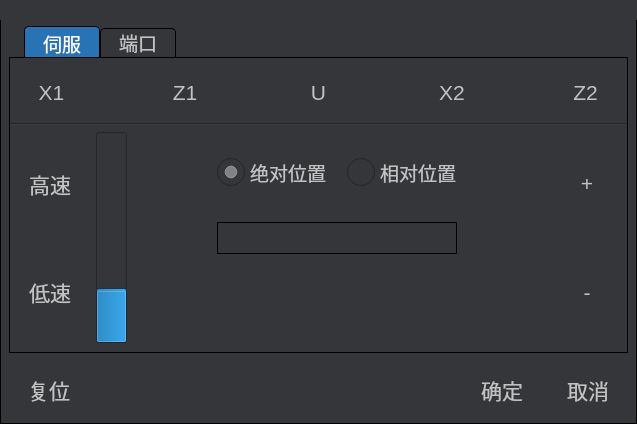
<?xml version="1.0" encoding="UTF-8"?>
<ui version="4.0">
 <class>Dlg_Manu</class>
 <widget class="QDialog" name="Dlg_Manu">
  <property name="geometry">
   <rect>
    <x>0</x>
    <y>0</y>
    <width>637</width>
    <height>424</height>
   </rect>
  </property>
  <property name="windowTitle">
   <string>Dialog</string>
  </property>
  <property name="styleSheet">
   <string notr="true">*{
font: 14pt;
font-family: &quot;微软雅黑&quot;;
}

QWidget {
color: #c2c2c3;
background: #343639;
}

QDialog {
border:1px solid black;
border-radius:1px;
}

#titleFrame {
border: no;
min-height: 20px;
background: url(&quot;:/Res/image/title_bar.png&quot;);
}

QTabWidget {
outline: no;
}

QTabWidget::tab-bar {
	left: 15px;
}

QTabWidget::pane {
border: 1px solid black;
}

QTabBar::tab{
background: #343639;
border: 1px solid black;
border-bottom-color: #343639; 
border-top-left-radius: 4px;
border-top-right-radius: 4px;
min-width: 70px;
padding: 2px;
min-height: 15px;
}

QTabBar::tab:selected{
color: white;
outline: no;
padding-top: 4px;
background: #2773b4;
border-bottom: #2773b4;
}

QTabBar::tab:!selected {
 margin-top: 2px; /* make non-selected tabs look smaller */

}

#ServoFrame {
border: no;
}

QPushButton {
border: no;
font: 16pt;
outline: no;
min-width: 80px;
min-height: 50px;
image: url(&quot;:/Res/image/button_80x50_normal.png&quot;);
}

QPushButton:pressed {
color: black;
font: 16pt;
border: no;
min-width: 80px;
min-height: 50px;
image: url(&quot;:/Res/image/button_80x50_active.png&quot;);
}
/*
QPushButton {
border: no;
outline: no;
min-width: 50px;
min-height: 50px;
image: url(&quot;:/Res/image/button_50x50_normal.png&quot;);
}

QPushButton:pressed {
color: black;
border: no;
min-width: 50px;
min-height: 50px;
image: url(&quot;:/Res/image/button_50x50_active.png&quot;);
}
*/
QPushButton:checked {
color: black;
border: no;
min-width: 80px;
min-height: 50px;
image: url(&quot;:/Res/image/button_80x50_active.png&quot;);
}

QPushButton[objectName=&quot;btnRun&quot;] {
border: no;
min-width: 80px;
min-height: 50px;
image: url(&quot;:/Res/image/btn_manual_run_80x50_normal.png&quot;);
}

QPushButton[objectName=&quot;btnRun&quot;]:pressed {
color: black;
border: no;
min-width: 80px;
min-height: 50px;
image: url(&quot;:/Res/image/btn_manual_run_80x50_active.png&quot;);
}

QPushButton[objectName=&quot;btnRun&quot;]:checked {
color: black;
border: no;
min-width: 80px;
min-height: 50px;
image: url(&quot;:/Res/image/btn_manual_run_80x50_active.png&quot;);
}

QPushButton[objectName=&quot;btnStp&quot;] {
border: no;
min-width: 80px;
min-height: 50px;
image: url(&quot;:/Res/image/btn_manual_stop_80x50_normal.png&quot;);
}

QPushButton[objectName=&quot;btnStp&quot;]:pressed {
color: black;
border: no;
min-width: 80px;
min-height: 50px;
image: url(&quot;:/Res/image/btn_manual_stop_80x50_active.png&quot;);
}

QPushButton[objectName=&quot;btnOk&quot;] {
border: no;
min-width: 80px;
min-height: 50px;
image: url(&quot;:/Res/image/button_80x50_normal.png&quot;);
}

QPushButton[objectName=&quot;btnOk&quot;]:pressed {
color: black;
border: no;
min-width: 80px;
min-height: 50px;
image: url(&quot;:/Res/image/button_80x50_active.png&quot;);
}

QLineEdit {
color: black;
background: qlineargradient(
  x1:0, y1:0, x2:0, y2:1,
  stop:0 gray,
  stop: 0.2 white
  stop:1 white
 );
border-radius: 1px;
border: 1px solid black;
min-height: 30px;
width: 150px
}

QGroupBox {
border: 1px solid black;
border-radius: 1px
}

QCheckBox {
outline: no;
     spacing: 5px;
}

QCheckBox::indicator {
     width: 50px;
     height: 40px;
}

QCheckBox::indicator:unchecked {
     image: url(&quot;:/Res/image/btn_cb_slider_45x30_off.png&quot;);
}

QCheckBox::indicator:checked {
     image: url(&quot;:/Res/image/btn_cb_slider_45x30_on.png&quot;);
}

QRadioButton {
outline: no;
spacing: 5px;
}

QRadioButton::indicator {
     width: 28px;
     height: 28px;
}

QRadioButton::indicator:unchecked {
     image: url(&quot;:/Res/image/btn_rb_28x28_off.png&quot;);
}

QRadioButton::indicator:checked {
     image: url(&quot;:/Res/image/btn_rb_28x28_on.png&quot;);
}</string>
  </property>
  <layout class="QVBoxLayout" name="verticalLayout_8">
   <property name="spacing">
    <number>6</number>
   </property>
   <property name="margin">
    <number>0</number>
   </property>
   <item>
    <widget class="QFrame" name="titleFrame">
     <property name="frameShape">
      <enum>QFrame::StyledPanel</enum>
     </property>
     <property name="frameShadow">
      <enum>QFrame::Raised</enum>
     </property>
    </widget>
   </item>
   <item>
    <layout class="QVBoxLayout" name="verticalLayout_7">
     <property name="leftMargin">
      <number>9</number>
     </property>
     <property name="rightMargin">
      <number>9</number>
     </property>
     <property name="bottomMargin">
      <number>9</number>
     </property>
     <item>
      <widget class="QTabWidget" name="tabWidget">
       <property name="currentIndex">
        <number>0</number>
       </property>
       <widget class="QWidget" name="tab_servo">
        <attribute name="title">
         <string>伺服</string>
        </attribute>
        <layout class="QVBoxLayout" name="verticalLayout_5">
         <property name="leftMargin">
          <number>0</number>
         </property>
         <property name="rightMargin">
          <number>0</number>
         </property>
         <item>
          <layout class="QVBoxLayout" name="verticalLayout_4" stretch="0,0,1">
           <item>
            <layout class="QHBoxLayout" name="horizontalLayout">
             <property name="spacing">
              <number>50</number>
             </property>
             <property name="leftMargin">
              <number>0</number>
             </property>
             <item>
              <widget class="QPushButton" name="btnServoX">
               <property name="sizePolicy">
                <sizepolicy hsizetype="Minimum" vsizetype="Minimum">
                 <horstretch>0</horstretch>
                 <verstretch>0</verstretch>
                </sizepolicy>
               </property>
               <property name="minimumSize">
                <size>
                 <width>80</width>
                 <height>50</height>
                </size>
               </property>
               <property name="text">
                <string>X1</string>
               </property>
               <property name="checkable">
                <bool>true</bool>
               </property>
               <property name="checked">
                <bool>false</bool>
               </property>
              </widget>
             </item>
             <item>
              <widget class="QPushButton" name="btnServoY1">
               <property name="sizePolicy">
                <sizepolicy hsizetype="Minimum" vsizetype="Minimum">
                 <horstretch>0</horstretch>
                 <verstretch>0</verstretch>
                </sizepolicy>
               </property>
               <property name="text">
                <string>Z1</string>
               </property>
               <property name="checkable">
                <bool>true</bool>
               </property>
              </widget>
             </item>
             <item>
              <widget class="QPushButton" name="btnServoZ1">
               <property name="enabled">
                <bool>true</bool>
               </property>
               <property name="sizePolicy">
                <sizepolicy hsizetype="Minimum" vsizetype="Minimum">
                 <horstretch>0</horstretch>
                 <verstretch>0</verstretch>
                </sizepolicy>
               </property>
               <property name="text">
                <string>U</string>
               </property>
               <property name="checkable">
                <bool>true</bool>
               </property>
              </widget>
             </item>
             <item>
              <widget class="QPushButton" name="btnServoY2">
               <property name="enabled">
                <bool>true</bool>
               </property>
               <property name="sizePolicy">
                <sizepolicy hsizetype="Minimum" vsizetype="Minimum">
                 <horstretch>0</horstretch>
                 <verstretch>0</verstretch>
                </sizepolicy>
               </property>
               <property name="text">
                <string>X2</string>
               </property>
               <property name="checkable">
                <bool>true</bool>
               </property>
              </widget>
             </item>
             <item>
              <widget class="QPushButton" name="btnServoZ2">
               <property name="enabled">
                <bool>true</bool>
               </property>
               <property name="sizePolicy">
                <sizepolicy hsizetype="Minimum" vsizetype="Minimum">
                 <horstretch>0</horstretch>
                 <verstretch>0</verstretch>
                </sizepolicy>
               </property>
               <property name="text">
                <string>Z2</string>
               </property>
               <property name="checkable">
                <bool>true</bool>
               </property>
              </widget>
             </item>
            </layout>
           </item>
           <item>
            <widget class="Line" name="line_2">
             <property name="orientation">
              <enum>Qt::Horizontal</enum>
             </property>
            </widget>
           </item>
           <item>
            <layout class="QHBoxLayout" name="horizontalLayout_3">
             <property name="leftMargin">
              <number>0</number>
             </property>
             <property name="rightMargin">
              <number>0</number>
             </property>
             <item>
              <layout class="QVBoxLayout" name="verticalLayout_2">
               <property name="leftMargin">
                <number>0</number>
               </property>
               <item>
                <widget class="QPushButton" name="btnSpeedHigh">
                 <property name="sizePolicy">
                  <sizepolicy hsizetype="Minimum" vsizetype="Minimum">
                   <horstretch>0</horstretch>
                   <verstretch>0</verstretch>
                  </sizepolicy>
                 </property>
                 <property name="text">
                  <string>高速</string>
                 </property>
                </widget>
               </item>
               <item>
                <widget class="QPushButton" name="btnSpeedLow">
                 <property name="sizePolicy">
                  <sizepolicy hsizetype="Minimum" vsizetype="Minimum">
                   <horstretch>0</horstretch>
                   <verstretch>0</verstretch>
                  </sizepolicy>
                 </property>
                 <property name="text">
                  <string>低速</string>
                 </property>
                </widget>
               </item>
              </layout>
             </item>
             <item>
              <widget class="QProgressBar" name="pbMSpd">
               <property name="value">
                <number>24</number>
               </property>
               <property name="orientation">
                <enum>Qt::Vertical</enum>
               </property>
              </widget>
             </item>
             <item>
              <spacer name="horizontalSpacer">
               <property name="orientation">
                <enum>Qt::Horizontal</enum>
               </property>
               <property name="sizeType">
                <enum>QSizePolicy::Expanding</enum>
               </property>
               <property name="sizeHint" stdset="0">
                <size>
                 <width>50</width>
                 <height>20</height>
                </size>
               </property>
              </spacer>
             </item>
             <item>
              <layout class="QVBoxLayout" name="verticalLayout">
               <property name="spacing">
                <number>20</number>
               </property>
               <property name="leftMargin">
                <number>0</number>
               </property>
               <property name="topMargin">
                <number>10</number>
               </property>
               <property name="bottomMargin">
                <number>10</number>
               </property>
               <item>
                <layout class="QHBoxLayout" name="horizontalLayout_5">
                 <item>
                  <widget class="QRadioButton" name="rbAbsPos">
                   <property name="sizePolicy">
                    <sizepolicy hsizetype="Fixed" vsizetype="Minimum">
                     <horstretch>0</horstretch>
                     <verstretch>0</verstretch>
                    </sizepolicy>
                   </property>
                   <property name="text">
                    <string>绝对位置</string>
                   </property>
                   <property name="checked">
                    <bool>true</bool>
                   </property>
                  </widget>
                 </item>
                 <item>
                  <widget class="QRadioButton" name="rbRelPos">
                   <property name="sizePolicy">
                    <sizepolicy hsizetype="Fixed" vsizetype="Minimum">
                     <horstretch>0</horstretch>
                     <verstretch>0</verstretch>
                    </sizepolicy>
                   </property>
                   <property name="text">
                    <string>相对位置</string>
                   </property>
                  </widget>
                 </item>
                </layout>
               </item>
               <item>
                <widget class="TLineEdit" name="lePos">
                 <property name="sizePolicy">
                  <sizepolicy hsizetype="Expanding" vsizetype="Fixed">
                   <horstretch>0</horstretch>
                   <verstretch>0</verstretch>
                  </sizepolicy>
                 </property>
                 <property name="layoutDirection">
                  <enum>Qt::LeftToRight</enum>
                 </property>
                </widget>
               </item>
               <item>
                <layout class="QHBoxLayout" name="horizontalLayout_2">
                 <property name="spacing">
                  <number>24</number>
                 </property>
                 <property name="leftMargin">
                  <number>0</number>
                 </property>
                 <property name="rightMargin">
                  <number>0</number>
                 </property>
                 <item>
                  <widget class="QPushButton" name="btnRun">
                   <property name="sizePolicy">
                    <sizepolicy hsizetype="Minimum" vsizetype="Minimum">
                     <horstretch>0</horstretch>
                     <verstretch>0</verstretch>
                    </sizepolicy>
                   </property>
                   <property name="text">
                    <string/>
                   </property>
                   <property name="checkable">
                    <bool>false</bool>
                   </property>
                   <property name="autoDefault">
                    <bool>true</bool>
                   </property>
                  </widget>
                 </item>
                 <item>
                  <widget class="QPushButton" name="btnStp">
                   <property name="sizePolicy">
                    <sizepolicy hsizetype="Minimum" vsizetype="Minimum">
                     <horstretch>0</horstretch>
                     <verstretch>0</verstretch>
                    </sizepolicy>
                   </property>
                   <property name="text">
                    <string/>
                   </property>
                  </widget>
                 </item>
                </layout>
               </item>
              </layout>
             </item>
             <item>
              <spacer name="horizontalSpacer_2">
               <property name="orientation">
                <enum>Qt::Horizontal</enum>
               </property>
               <property name="sizeHint" stdset="0">
                <size>
                 <width>40</width>
                 <height>20</height>
                </size>
               </property>
              </spacer>
             </item>
             <item>
              <layout class="QVBoxLayout" name="verticalLayout_6">
               <item>
                <widget class="QPushButton" name="btnUp">
                 <property name="sizePolicy">
                  <sizepolicy hsizetype="Minimum" vsizetype="Minimum">
                   <horstretch>0</horstretch>
                   <verstretch>0</verstretch>
                  </sizepolicy>
                 </property>
                 <property name="text">
                  <string>+</string>
                 </property>
                </widget>
               </item>
               <item>
                <widget class="QPushButton" name="btnDwn">
                 <property name="sizePolicy">
                  <sizepolicy hsizetype="Minimum" vsizetype="Minimum">
                   <horstretch>0</horstretch>
                   <verstretch>0</verstretch>
                  </sizepolicy>
                 </property>
                 <property name="text">
                  <string>-</string>
                 </property>
                </widget>
               </item>
              </layout>
             </item>
            </layout>
           </item>
          </layout>
         </item>
        </layout>
       </widget>
       <widget class="QWidget" name="tab_IO">
        <attribute name="title">
         <string>端口</string>
        </attribute>
        <layout class="QGridLayout" name="gridLayout">
         <item row="0" column="0">
          <widget class="QCheckBox" name="cbO1">
           <property name="text">
            <string>输出1</string>
           </property>
          </widget>
         </item>
         <item row="0" column="1">
          <widget class="QCheckBox" name="cbO7">
           <property name="text">
            <string>输出7</string>
           </property>
          </widget>
         </item>
         <item row="0" column="2">
          <widget class="QCheckBox" name="cbO13">
           <property name="text">
            <string>输出13</string>
           </property>
          </widget>
         </item>
         <item row="0" column="3">
          <widget class="QCheckBox" name="cbO19">
           <property name="text">
            <string>输出19</string>
           </property>
          </widget>
         </item>
         <item row="0" column="4">
          <widget class="QCheckBox" name="cbO25">
           <property name="text">
            <string>输出25</string>
           </property>
          </widget>
         </item>
         <item row="1" column="0">
          <widget class="QCheckBox" name="cbO2">
           <property name="text">
            <string>输出2</string>
           </property>
          </widget>
         </item>
         <item row="1" column="1">
          <widget class="QCheckBox" name="cbO8">
           <property name="text">
            <string>输出8</string>
           </property>
          </widget>
         </item>
         <item row="1" column="2">
          <widget class="QCheckBox" name="cbO14">
           <property name="text">
            <string>输出14</string>
           </property>
          </widget>
         </item>
         <item row="1" column="3">
          <widget class="QCheckBox" name="cbO20">
           <property name="text">
            <string>输出20</string>
           </property>
          </widget>
         </item>
         <item row="1" column="4">
          <widget class="QCheckBox" name="cbO26">
           <property name="text">
            <string>输出26</string>
           </property>
          </widget>
         </item>
         <item row="2" column="0">
          <widget class="QCheckBox" name="cbO3">
           <property name="text">
            <string>输出3</string>
           </property>
          </widget>
         </item>
         <item row="2" column="1">
          <widget class="QCheckBox" name="cbO9">
           <property name="text">
            <string>输出9</string>
           </property>
          </widget>
         </item>
         <item row="2" column="2">
          <widget class="QCheckBox" name="cbO15">
           <property name="text">
            <string>输出15</string>
           </property>
          </widget>
         </item>
         <item row="2" column="3">
          <widget class="QCheckBox" name="cbO21">
           <property name="text">
            <string>输出21</string>
           </property>
          </widget>
         </item>
         <item row="2" column="4">
          <widget class="QCheckBox" name="cbO27">
           <property name="text">
            <string>Z1刹车</string>
           </property>
          </widget>
         </item>
         <item row="3" column="0">
          <widget class="QCheckBox" name="cbO4">
           <property name="text">
            <string>输出4</string>
           </property>
          </widget>
         </item>
         <item row="3" column="1">
          <widget class="QCheckBox" name="cbO10">
           <property name="text">
            <string>输出10</string>
           </property>
          </widget>
         </item>
         <item row="3" column="2">
          <widget class="QCheckBox" name="cbO16">
           <property name="text">
            <string>输出16</string>
           </property>
          </widget>
         </item>
         <item row="3" column="3">
          <widget class="QCheckBox" name="cbO22">
           <property name="text">
            <string>输出22</string>
           </property>
          </widget>
         </item>
         <item row="3" column="4">
          <widget class="QCheckBox" name="cbO28">
           <property name="text">
            <string>Z2刹车</string>
           </property>
          </widget>
         </item>
         <item row="4" column="0">
          <widget class="QCheckBox" name="cbO5">
           <property name="text">
            <string>输出5</string>
           </property>
          </widget>
         </item>
         <item row="4" column="1">
          <widget class="QCheckBox" name="cbO11">
           <property name="text">
            <string>输出11</string>
           </property>
          </widget>
         </item>
         <item row="4" column="2">
          <widget class="QCheckBox" name="cbO17">
           <property name="text">
            <string>输出17</string>
           </property>
          </widget>
         </item>
         <item row="4" column="3">
          <widget class="QCheckBox" name="cbO23">
           <property name="text">
            <string>输出23</string>
           </property>
          </widget>
         </item>
         <item row="5" column="0">
          <widget class="QCheckBox" name="cbO6">
           <property name="text">
            <string>输出6</string>
           </property>
          </widget>
         </item>
         <item row="5" column="1">
          <widget class="QCheckBox" name="cbO12">
           <property name="text">
            <string>输出12</string>
           </property>
          </widget>
         </item>
         <item row="5" column="2">
          <widget class="QCheckBox" name="cbO18">
           <property name="text">
            <string>输出18</string>
           </property>
          </widget>
         </item>
         <item row="5" column="3">
          <widget class="QCheckBox" name="cbO24">
           <property name="text">
            <string>输出24</string>
           </property>
          </widget>
         </item>
        </layout>
       </widget>
      </widget>
     </item>
     <item>
      <layout class="QHBoxLayout" name="horizontalLayout_4">
       <property name="leftMargin">
        <number>0</number>
       </property>
       <property name="topMargin">
        <number>6</number>
       </property>
       <property name="rightMargin">
        <number>0</number>
       </property>
       <item>
        <widget class="QPushButton" name="btnReset">
         <property name="sizePolicy">
          <sizepolicy hsizetype="Minimum" vsizetype="Minimum">
           <horstretch>0</horstretch>
           <verstretch>0</verstretch>
          </sizepolicy>
         </property>
         <property name="text">
          <string>复位</string>
         </property>
        </widget>
       </item>
       <item>
        <spacer name="horizontalSpacer_3">
         <property name="orientation">
          <enum>Qt::Horizontal</enum>
         </property>
         <property name="sizeHint" stdset="0">
          <size>
           <width>40</width>
           <height>20</height>
          </size>
         </property>
        </spacer>
       </item>
       <item>
        <widget class="QPushButton" name="btnOk">
         <property name="sizePolicy">
          <sizepolicy hsizetype="Minimum" vsizetype="Minimum">
           <horstretch>0</horstretch>
           <verstretch>0</verstretch>
          </sizepolicy>
         </property>
         <property name="text">
          <string>确定</string>
         </property>
        </widget>
       </item>
       <item>
        <widget class="QPushButton" name="btnCancel">
         <property name="sizePolicy">
          <sizepolicy hsizetype="Minimum" vsizetype="Minimum">
           <horstretch>0</horstretch>
           <verstretch>0</verstretch>
          </sizepolicy>
         </property>
         <property name="text">
          <string>取消</string>
         </property>
        </widget>
       </item>
      </layout>
     </item>
    </layout>
   </item>
  </layout>
 </widget>
 <customwidgets>
  <customwidget>
   <class>TLineEdit</class>
   <extends>QLineEdit</extends>
   <header>tlineedit.h</header>
  </customwidget>
 </customwidgets>
 <resources/>
 <connections/>
</ui>
